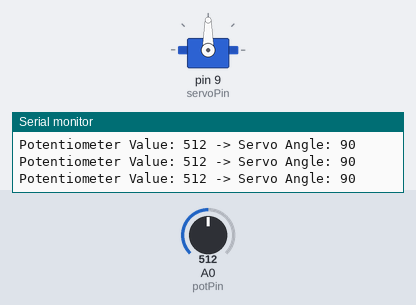
The sketch below on a simulated Arduino Uno, built with avr-gcc and run on an emulated ATmega328P. Parts: servo, the last lines printed to the serial monitor. The test bench sets the inputs (shaded band); at power-on: A0 (potPin) = 512.

Above: at 1.2 s.
1.3 s: A0 (potPin) set to 561
At 2.2 s:
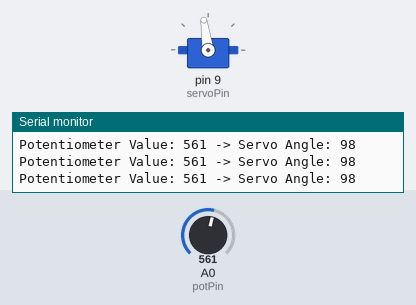
4.3 s: A0 (potPin) set to 584
At 5.5 s:
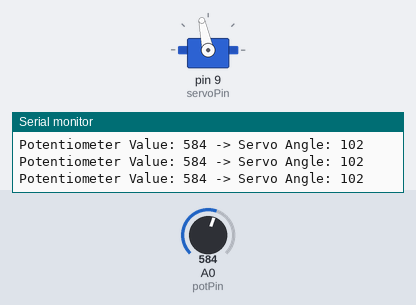
5.8 s: A0 (potPin) set to 986
At 6.6 s:
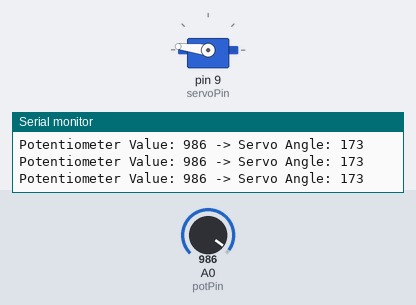
7.3 s: A0 (potPin) set to 1015
At 8.3 s:
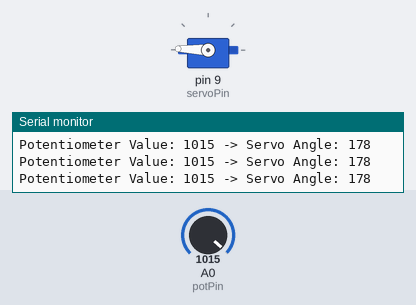
10.3 s: A0 (potPin) set to 900
At 11.5 s:
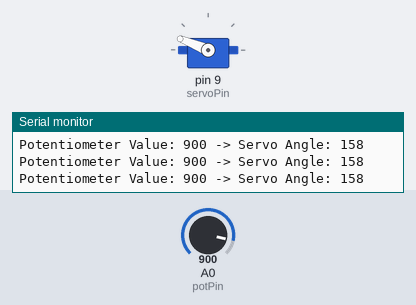
11.8 s: A0 (potPin) set to 1023
At 12.2 s:
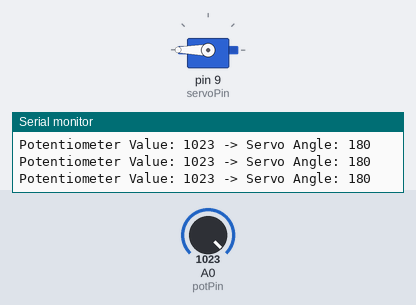
Timing chart, 0 to 14.3 s (numbered marks = the images above; inputs shaded):
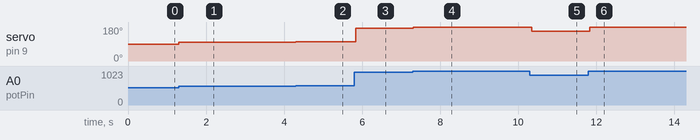

The sketch:

Servo_with_potentiometer_UNO.ino
```cpp
#include <Servo.h>

Servo myServo;
const int potPin = A0;
const int servoPin = 9;
void setup() {
  myServo.attach(servoPin);
  Serial.begin(9600);
}
void loop() {
  int potValue = analogRead(potPin);
  int servoAngle = map(potValue, 0, 1023, 0, 180);
  myServo.write(servoAngle);
  delay(15);
  Serial.print("Potentiometer Value: ");
  Serial.print(potValue);
  Serial.print(" -> Servo Angle: ");
  Serial.println(servoAngle);
}
```

Measured:
- after the input at 1.3 s, servo on pin 9 (servoPin): 90° → 98° at once
- after the input at 4.3 s, servo on pin 9 (servoPin): 98° → 102° at once
- after the input at 5.8 s, servo on pin 9 (servoPin): 102° → 173° at once
- after the input at 7.3 s, servo on pin 9 (servoPin): 173° → 178° at once
- after the input at 10.3 s, servo on pin 9 (servoPin): 178° → 158° after 0.05 s
- after the input at 11.8 s, servo on pin 9 (servoPin): 158° → 180° at once
